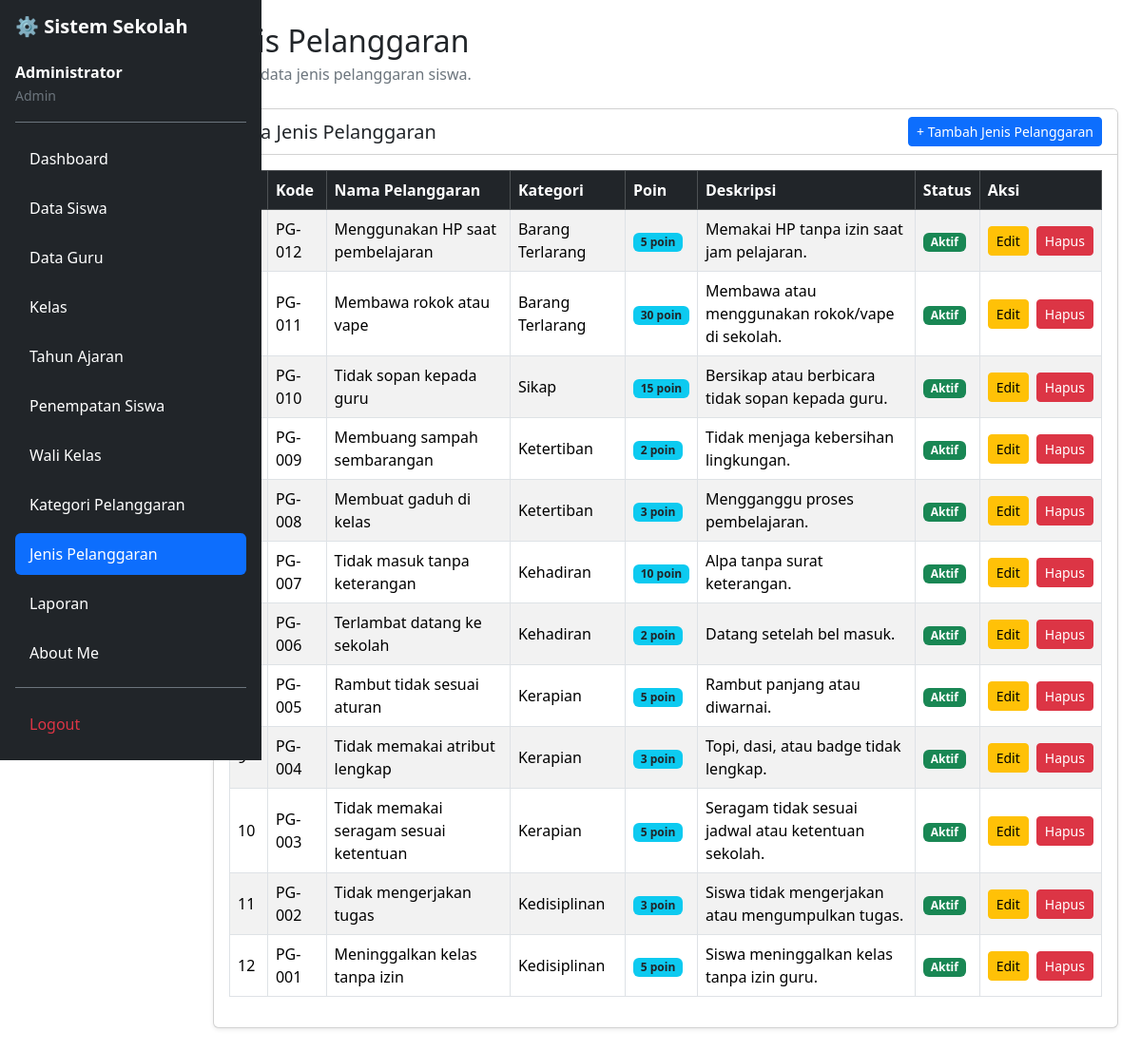
/jenis_pelanggaran.php (signed in), run on the app's committed database.
### tables this page shows
CREATE TABLE `t_pelanggaran` (
  `id` int(11) NOT NULL,
  `pelanggaran_kategori_id` int(11) DEFAULT NULL,
  `kode` varchar(30) DEFAULT NULL,
  `nama` varchar(150) DEFAULT NULL,
  `poin` int(11) NOT NULL,
  `deskripsi` text NOT NULL,
  `status_aktif` tinyint(1) NOT NULL,
  `created_at` timestamp NOT NULL DEFAULT current_timestamp(),
  `updated_at` timestamp NOT NULL DEFAULT current_timestamp()
);

CREATE TABLE `t_pelanggaran_kategori` (
  `id` int(11) NOT NULL,
  `nama` varchar(100) DEFAULT NULL,
  `deskripsi` text NOT NULL,
  `status_aktif` tinyint(1) NOT NULL,
  `created_at` timestamp NOT NULL DEFAULT current_timestamp(),
  `updated_at` timestamp NOT NULL DEFAULT current_timestamp()
);

### jenis_pelanggaran.php (the view, shortened to what this page needs)
<?php
include 'config/koneksi.php';
function e($value) {
    return htmlspecialchars(
        (string)($value ?? ''),
        ENT_QUOTES,
        'UTF-8'
    );
}
$sql = "SELECT
            p.id,
            p.kode,
            p.nama,
            p.pelanggaran_kategori_id,
            p.poin,
            p.deskripsi,
            p.status_aktif,
            k.nama AS nama_kategori
        FROM t_pelanggaran AS p
        LEFT JOIN t_pelanggaran_kategori AS k
            ON p.pelanggaran_kategori_id = k.id
        ORDER BY p.id DESC";
$query = mysqli_query($koneksi, $sql);
?>
<!DOCTYPE html>
<html lang="id">
<head>
    <link href="https://cdn.jsdelivr.net/npm/bootstrap@5.3.8/dist/css/bootstrap.min.css"
          rel="stylesheet">
    <link href="https://cdn.datatables.net/2.3.4/css/dataTables.bootstrap5.min.css"
          rel="stylesheet">
</head>
<body>
<div class="container-fluid">
    <div class="row">
        <?php include 'layout/sidebar.php'; ?>
        <main class="col-md-9 col-lg-10 offset-md-3 offset-lg-2 p-4">
            <h2 class="mb-1">Jenis Pelanggaran</h2>
            <p class="text-secondary mb-4">
                Kelola data jenis pelanggaran siswa.
            </p>
            <div class="card shadow-sm">
                <div class="card-header bg-white d-flex justify-content-between align-items-center">
                    <h5 class="mb-0">
                        Data Jenis Pelanggaran
                    </h5>
                    <a href="tambah_jenis_pelanggaran.php"
                       class="btn btn-primary btn-sm">
                        + Tambah Jenis Pelanggaran
                    </a>
                </div>
                <div class="card-body">
                    <div class="table-responsive">
                        <table id="tabelPelanggaran"
                               class="table table-bordered table-striped table-hover align-middle w-100">
                            <thead class="table-dark">
                                <tr>
                                    <th>No</th>
                                    <th>Kode</th>
                                    <th>Nama Pelanggaran</th>
                                    <th>Kategori</th>
                                    <th>Poin</th>
                                    <th>Deskripsi</th>
                                    <th>Status</th>
                                    <th>Aksi</th>
                                </tr>
                            </thead>
                            <tbody>
                                <?php
                                $no = 1;
                                while ($row = mysqli_fetch_assoc($query)):
                                ?>
                                <tr>
                                    <td>
                                        <?= $no++; ?>
                                    </td>
                                    <td>
                                        <?= e($row['kode']); ?>
                                    </td>
                                    <td>
                                        <?= e($row['nama']); ?>
                                    </td>
                                    <td>
                                        <?= e($row['nama_kategori'] ?? '-'); ?>
                                    </td>
                                    <td>
                                        <span class="badge bg-info text-dark">
                                            <?= (int)$row['poin']; ?> poin
                                        </span>
                                    </td>
                                    <td>
                                        <?= e($row['deskripsi'] ?: '-'); ?>
                                    </td>
                                    <td>
                                        <?php if ((int)$row['status_aktif'] === 1): ?>
                                            <span class="badge bg-success">
                                                Aktif
                                            </span>
                                        <?php else: ?>
                                            <span class="badge bg-secondary">
                                                Tidak Aktif
                                            </span>
                                        <?php endif; ?>
                                    </td>
                                    <td>
                                        <div class="d-flex gap-2">
                                            <a href="edit_jenis_pelanggaran.php?id=<?= (int)$row['id']; ?>"
                                               class="btn btn-warning btn-sm">
                                                Edit
                                            </a>
                                            <form action="hapus_jenis_pelanggaran.php"
                                                  method="POST"
                                                  onsubmit="return confirm('Yakin ingin menghapus jenis pelanggaran ini?');">
                                                <button type="submit"
                                                        class="btn btn-danger btn-sm">
                                                    Hapus
                                                </button>
                                            </form>
                                        </div>
                                    </td>
                                </tr>
                                <?php endwhile; ?>
                            </tbody>
                        </table>
                    </div>
                </div>
            </div>
        </main>
    </div>
</div>
</body>
</html>

### data on the page
t_pelanggaran: kode "PG-012", nama "Menggunakan HP saat pembelajaran", pelanggaran_kategori.nama "Barang Terlarang", poin "5", deskripsi "Memakai HP tanpa izin saat jam pelajaran.", status_aktif "Aktif"
t_pelanggaran: kode "PG-011", nama "Membawa rokok atau vape", pelanggaran_kategori.nama "Barang Terlarang", poin "30", deskripsi "Membawa atau menggunakan rokok/vape di sekolah.", status_aktif "Aktif"
t_pelanggaran: kode "PG-010", nama "Tidak sopan kepada guru", pelanggaran_kategori.nama "Sikap", poin "15", deskripsi "Bersikap atau berbicara tidak sopan kepada guru.", status_aktif "Aktif"
t_pelanggaran: kode "PG-009", nama "Membuang sampah sembarangan", pelanggaran_kategori.nama "Ketertiban", poin "2", deskripsi "Tidak menjaga kebersihan lingkungan.", status_aktif "Aktif"
t_pelanggaran: kode "PG-008", nama "Membuat gaduh di kelas", pelanggaran_kategori.nama "Ketertiban", poin "3", deskripsi "Mengganggu proses pembelajaran.", status_aktif "Aktif"
t_pelanggaran: kode "PG-007", nama "Tidak masuk tanpa keterangan", pelanggaran_kategori.nama "Kehadiran", poin "10", deskripsi "Alpa tanpa surat keterangan.", status_aktif "Aktif"
t_pelanggaran: kode "PG-006", nama "Terlambat datang ke sekolah", pelanggaran_kategori.nama "Kehadiran", poin "2", deskripsi "Datang setelah bel masuk.", status_aktif "Aktif"
t_pelanggaran: kode "PG-005", nama "Rambut tidak sesuai aturan", pelanggaran_kategori.nama "Kerapian", poin "5", deskripsi "Rambut panjang atau diwarnai.", status_aktif "Aktif"
t_pelanggaran: kode "PG-004", nama "Tidak memakai atribut lengkap", pelanggaran_kategori.nama "Kerapian", poin "3", deskripsi "Topi, dasi, atau badge tidak lengkap.", status_aktif "Aktif"
t_pelanggaran: kode "PG-003", nama "Tidak memakai seragam sesuai ketentuan", pelanggaran_kategori.nama "Kerapian", poin "5", deskripsi "Seragam tidak sesuai jadwal atau ketentuan sekolah.", status_aktif "Aktif"
t_pelanggaran: kode "PG-002", nama "Tidak mengerjakan tugas", pelanggaran_kategori.nama "Kedisiplinan", poin "3", deskripsi "Siswa tidak mengerjakan atau mengumpulkan tugas.", status_aktif "Aktif"
t_pelanggaran: kode "PG-001", nama "Meninggalkan kelas tanpa izin", pelanggaran_kategori.nama "Kedisiplinan", poin "5", deskripsi "Siswa meninggalkan kelas tanpa izin guru.", status_aktif "Aktif"

### other printed values
$_SESSION['name'] "Administrator"
str_replace('_', ' ', $role) "Admin"
$item[0] "Dashboard"
$item[0] "Data Siswa"
$item[0] "Data Guru"
$item[0] "Kelas"
$item[0] "Tahun Ajaran"
$item[0] "Penempatan Siswa"
$item[0] "Wali Kelas"
$item[0] "Kategori Pelanggaran"
$item[0] "Jenis Pelanggaran"
$item[0] "Laporan"
$item[0] "About Me"
